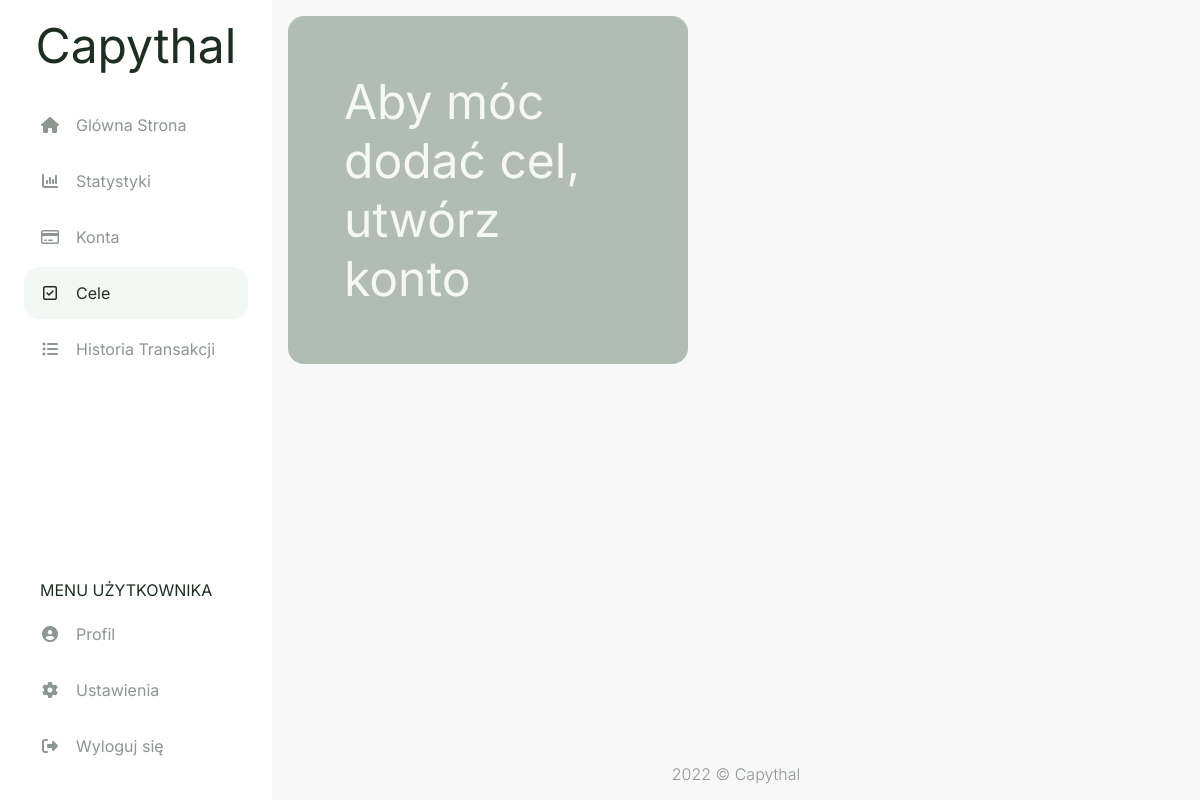
The app's page /goals (signed in), older data.
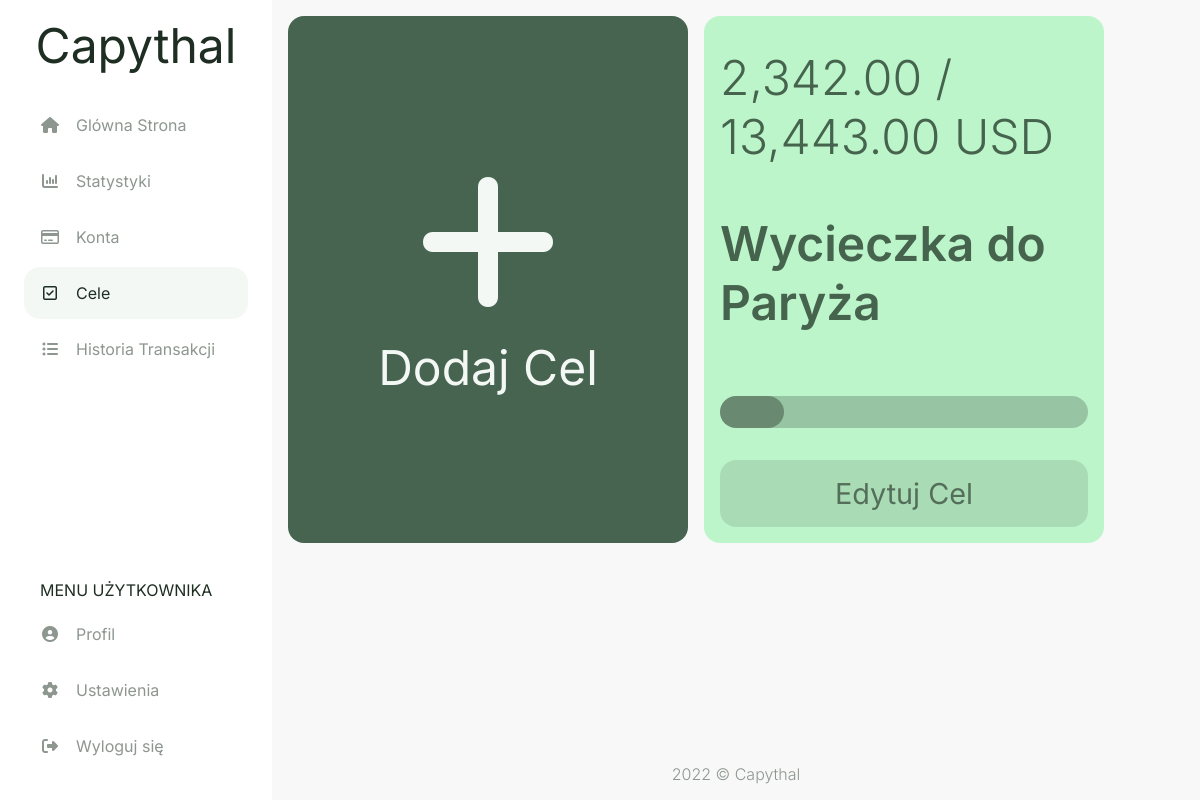
The same page, newer data.
### capythal/models.py (models this page shows, shortened)
class goal(db.Model):
    id = db.Column(db.Integer, primary_key=True)
    account_id = db.Column(db.Integer, db.ForeignKey('account.id'), nullable=False)
    style_id = db.Column(db.Integer, db.ForeignKey('style.id'), nullable=False)
    name = db.Column(db.String(50), nullable=False)
    amount_req = db.Column(db.Numeric(12,2), nullable=False)
    amount_avb = db.Column(db.Numeric(12,2), nullable=False)

class currency(db.Model):
    id = db.Column(db.Integer, primary_key=True)
    name = db.Column(db.String(20), nullable=False)
    account = db.relationship("account", backref="currency", lazy=True)
    settings = db.relationship("settings", backref="currency", lazy=True)

### capythal/routes.py (the view, shortened to what this page needs)
@app.route('/goals', methods=['GET', 'POST'])
@login_required
def goals():
    form_add = addGoalForm()
    form_edit = editGoalForm()
    goals = db.session.query(goal,account,currency,style).join(account, goal.account_id==account.id).join(currency, currency.id==account.currency_id).join(style, goal.style_id==style.id).filter(account.user_id == current_user.id)
    user_accs = db.session.query(account,acc_type).join(acc_type).join(style).filter(account.user_id == current_user.id)
    accs_list = [(i.account.id, f"{i.account.fin_inst} - {i.acc_type.name}") for i in user_accs]
    form_add.account.choices = accs_list
    form_edit.account.choices = accs_list
    if form_add.submitNewGoal.data and form_add.validate():
        new_goal = goal(account_id = form_add.account.data, amount_req = form_add.amount_req.data, amount_avb = form_add.amount_avb.data, style_id = randint(1,10), name = form_add.name.data )
        db.session.add(new_goal)
        db.session.commit()
        return redirect(url_for('goals'))
    if form_edit.deleteGoal.data:
        db.session.execute(
            delete(goal)
            .where((goal.id == form_edit.goal_id.data)))
        db.session.commit()
        return redirect(url_for('goals'))
    return render_template("goals.html", goals = goals, form_add = form_add, form_edit = form_edit, accs_list = accs_list)

### capythal/models.py (called while the page is built)
@login_manager.user_loader
def load_user(user_id):
    return user.query.get(int(user_id))

### capythal/routes.py (called while the page is built)
@app.template_filter()
def currencyFormat(value):
    value = float(value)
    return "{:,.2f}".format(value)

### capythal/templates/goals.html (shortened to what this page needs)
{% extends "layout.html" %}
{% set active_page = "goals" %}
{% block head %}
  {{ super() }}
  <link rel="stylesheet" href="{{ url_for('static', filename='css/goals.css') }}">
  <link rel="stylesheet" href="{{ url_for('static', filename='css/modals/goal-modal.css') }}">
{% endblock %}
{% block content %}
<div class="goals-flexbox">
  {% if accs_list|length == 0 %}
  <div class="goal-add goal-add-disabled bg-main-btn fc-main-btn">
    <span class="fs-1">Aby móc dodać cel, utwórz <a href="{{ url_for('accounts') }}" class="acc-redirect">konto</a></span>
  </div>
  {% else %}
  <a href="#modal-add" class="goal-add bg-main-btn fc-main-btn">
    <span class="goal-plus-sign fa fa-plus"></span>
    <span class="fs-1">Dodaj Cel</span>
  </a>
  {% endif %}
  {% for goal,account,currency,style in goals %}
    <div class="goal-info style-{{ style.name }}">
      <span class="fs-1 fw-light">{{ goal.amount_avb | currencyFormat }} / {{ goal.amount_req | currencyFormat }} {{ currency.name }}</span>
      <span class="fs-1 fw-semibold">{{ goal.name }}</span>
      <div class="goal-bottom">
        <progress class="goal-progress" value="{% if (goal.amount_avb / goal.amount_req) > 0.08 %}{{ goal.amount_avb }}{% else %}{{ goal.amount_req / 12 }}{% endif %}" max="{{ goal.amount_req }}"></progress>
        <a href="#modal{{ goal.id }}" class="goal-edit" value=1>
          <span class="fs-2">Edytuj Cel</span>
        </a>
      </div>
    </div>
  {% endfor %}
</div>
{% endblock %}

Row changes from the older to the newer data that the page shows:
added goal: amount_avb "2,342.00", amount_req "13,443.00", name "USD", name "Wycieczka do Paryża"
Text that changed along with them:
text no longer shown: "Aby móc dodać cel, utwórz konto"
text now shown: "Dodaj Cel"
